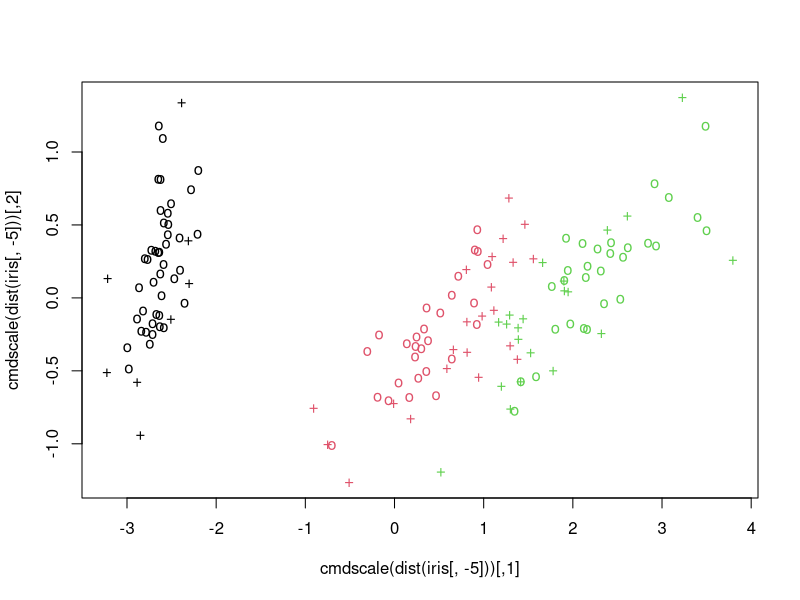
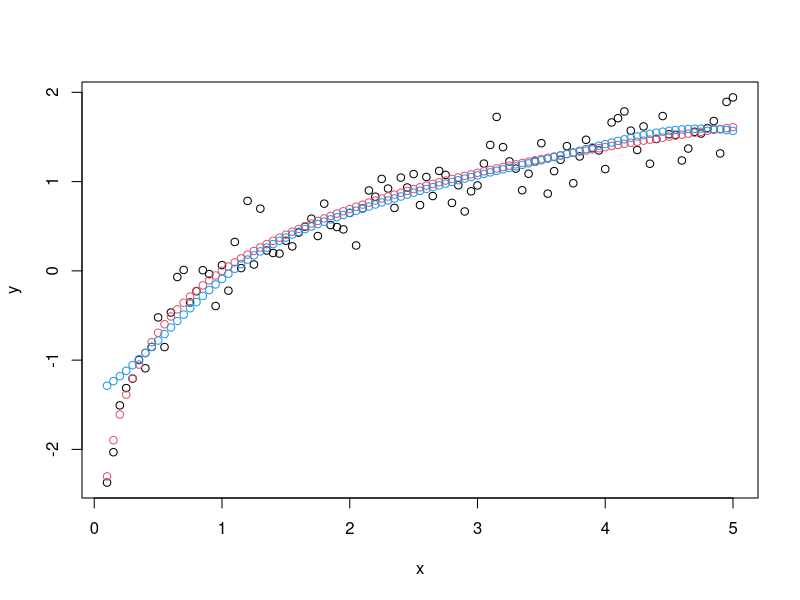
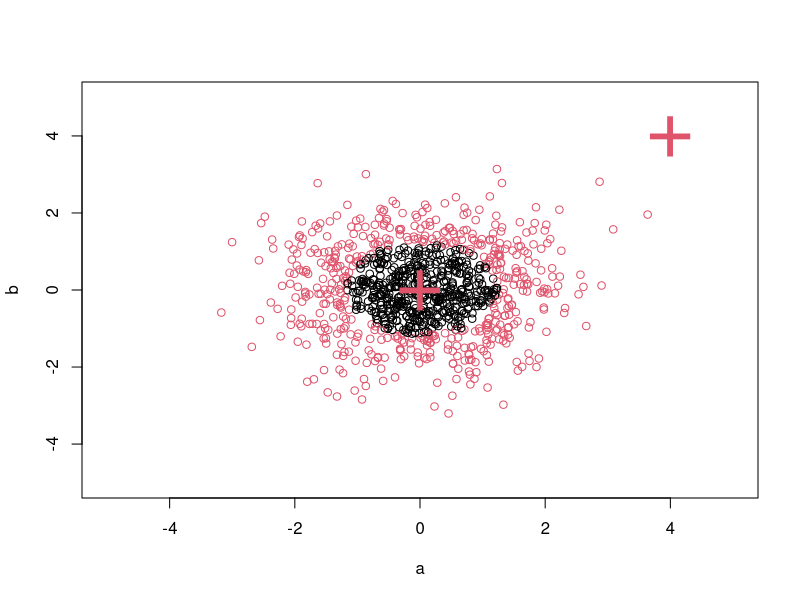

Reproduce these figures in R, in order.
############ example from documentation of e1071 r package 
library(e1071)

data(iris)
attach(iris)

## classification mode
# default with factor response:
model <- svm(Species ~ ., data = iris)

# alternatively the traditional interface:
x <- subset(iris, select = -Species)
y <- Species
model <- svm(x, y) 

print(model)
summary(model)

# test with train data
pred <- predict(model, x)
# (same as:)
pred <- fitted(model)

# Check accuracy:
table(pred, y)

# compute decision values and probabilities:
pred <- predict(model, x, decision.values = TRUE)
attr(pred, "decision.values")[1:4,]

# visualize (classes by color, SV by crosses):
plot(cmdscale(dist(iris[,-5])),
     col = as.integer(iris[,5]),
     pch = c("o","+")[1:150 %in% model$index + 1])

## try regression mode on two dimensions

# create data
x <- seq(0.1, 5, by = 0.05)
y <- log(x) + rnorm(x, sd = 0.2)

# estimate model and predict input values
m   <- svm(x, y)
new <- predict(m, x)

# visualize
plot(x, y)
points(x, log(x), col = 2)
points(x, new, col = 4)

## density-estimation

# create 2-dim. normal with rho=0:
X <- data.frame(a = rnorm(1000), b = rnorm(1000))
attach(X)

# traditional way:
m <- svm(X, gamma = 0.1)

# formula interface:
m <- svm(~., data = X, gamma = 0.1)
# or:
m <- svm(~ a + b, gamma = 0.1)

# test:
newdata <- data.frame(a = c(0, 4), b = c(0, 4))
predict (m, newdata)

# visualize:
plot(X, col = 1:1000 %in% m$index + 1, xlim = c(-5,5), ylim=c(-5,5))
points(newdata, pch = "+", col = 2, cex = 5)

# weights: (example not particularly sensible)
i2 <- iris
levels(i2$Species)[3] <- "versicolor"
summary(i2$Species)
wts <- 100 / table(i2$Species)
wts
m <- svm(Species ~ ., data = i2, class.weights = wts)

